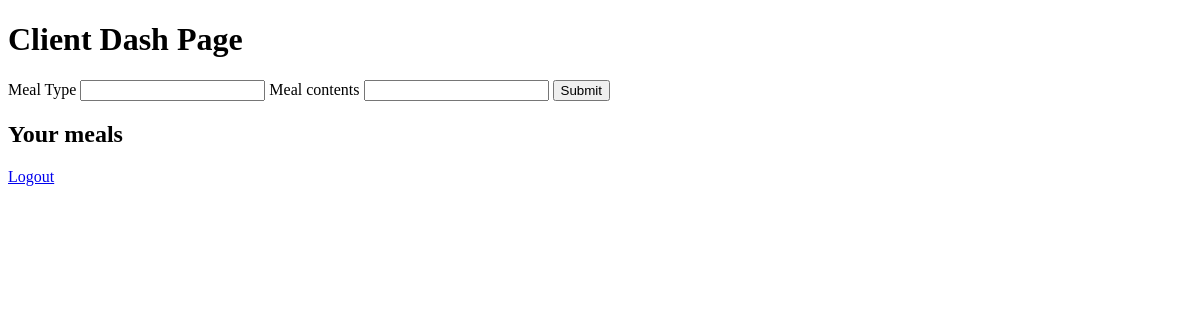
The page /client/dashboard (signed in) on the database as committed earlier.
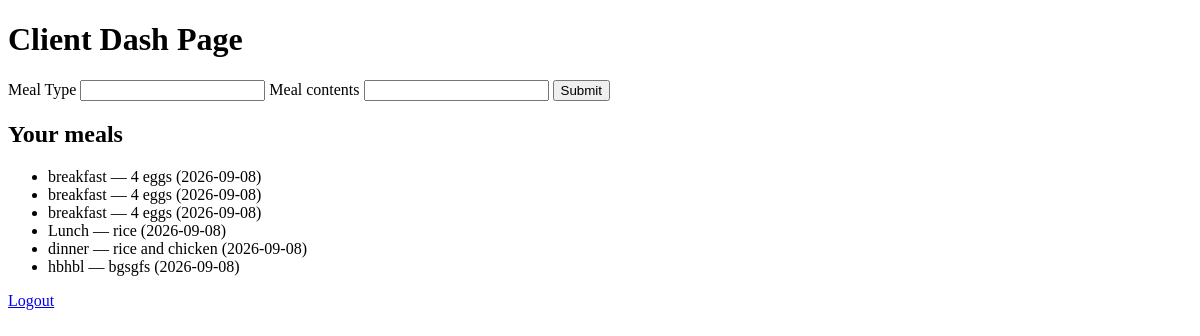
The same page on the database as committed later.
### tables this page shows
CREATE TABLE food_log (
    food_log_id integer primary key autoincrement, 
    user_id integer references users(user_id), 
    meal_type text, 
    meal_content text, 
    log_time text);

### app.py (the view)
@app.route('/client/dashboard', methods=['POST','GET'])
@login_required
@role_required('Client')
def client_dashboard():
        if request.method=='POST':
            mmeal_type = request.form['meal_type']
            mmeal_content = request.form['meal_content']
            conn=sqlite3.connect('trainer_app.db')
            conn.execute("INSERT INTO food_log (user_id, meal_type, meal_content, log_time) VALUES (?,?,?,?)" , (session['user_id'], mmeal_type, mmeal_content, date.today()))
            conn.commit()
            conn.close()
            return redirect('/client/dashboard')
        elif request.method=='GET':
            conn=sqlite3.connect('trainer_app.db')
            rows=conn.execute('SELECT meal_type, meal_content, log_time FROM food_log  WHERE user_id = ?', (session['user_id'],)).fetchall()
            conn.commit()
            conn.close()
            return render_template("client_dash.html", meals=rows)

### app.py (called while the page is built)
def login_required(f):
    @wraps(f)
    def wrapper():
        if 'user_id' not in session:
            return redirect('/login')
        else: return f()
    return wrapper

def role_required(role):
    def decorator(f):
        @wraps(f)
        def wrapper():
            if session.get('role') == role:
                return f()
            else:
                abort(403)
        return wrapper
    return decorator

### templates/client_dash.html (shortened to what this page needs)
<!DOCTYPE html>
<html>
<head>
</head>
<body>
    <h1>Client Dash Page</h1>
    <form method="post">
        <label>Meal Type</label>
        <input type= "text" name="meal_type">
        <label>Meal contents</label>
        <input type= "text" name="meal_content">
        <button type="submit">Submit</button>
    </form>
    <h2>Your meals</h2>
    <ul>
    {% for meal in meals %}
        <li>{{ meal[0] }} — {{ meal[1] }} ({{ meal[2] }})</li>
    {% endfor %}
    </ul>
    <a href='/logout'>Logout</a>
</body>
</html>

Rows that differ between the two databases and show on the page:
added food_log: meal_type "breakfast", meal_content "4 eggs", log_time "2026-09-08"
added food_log: meal_type "breakfast", meal_content "4 eggs", log_time "2026-09-08"
added food_log: meal_type "breakfast", meal_content "4 eggs", log_time "2026-09-08"
added food_log: meal_type "Lunch", meal_content "rice", log_time "2026-09-08"
added food_log: meal_type "dinner", meal_content "rice and chicken", log_time "2026-09-08"
added food_log: meal_type "hbhbl", meal_content "bgsgfs", log_time "2026-09-08"
